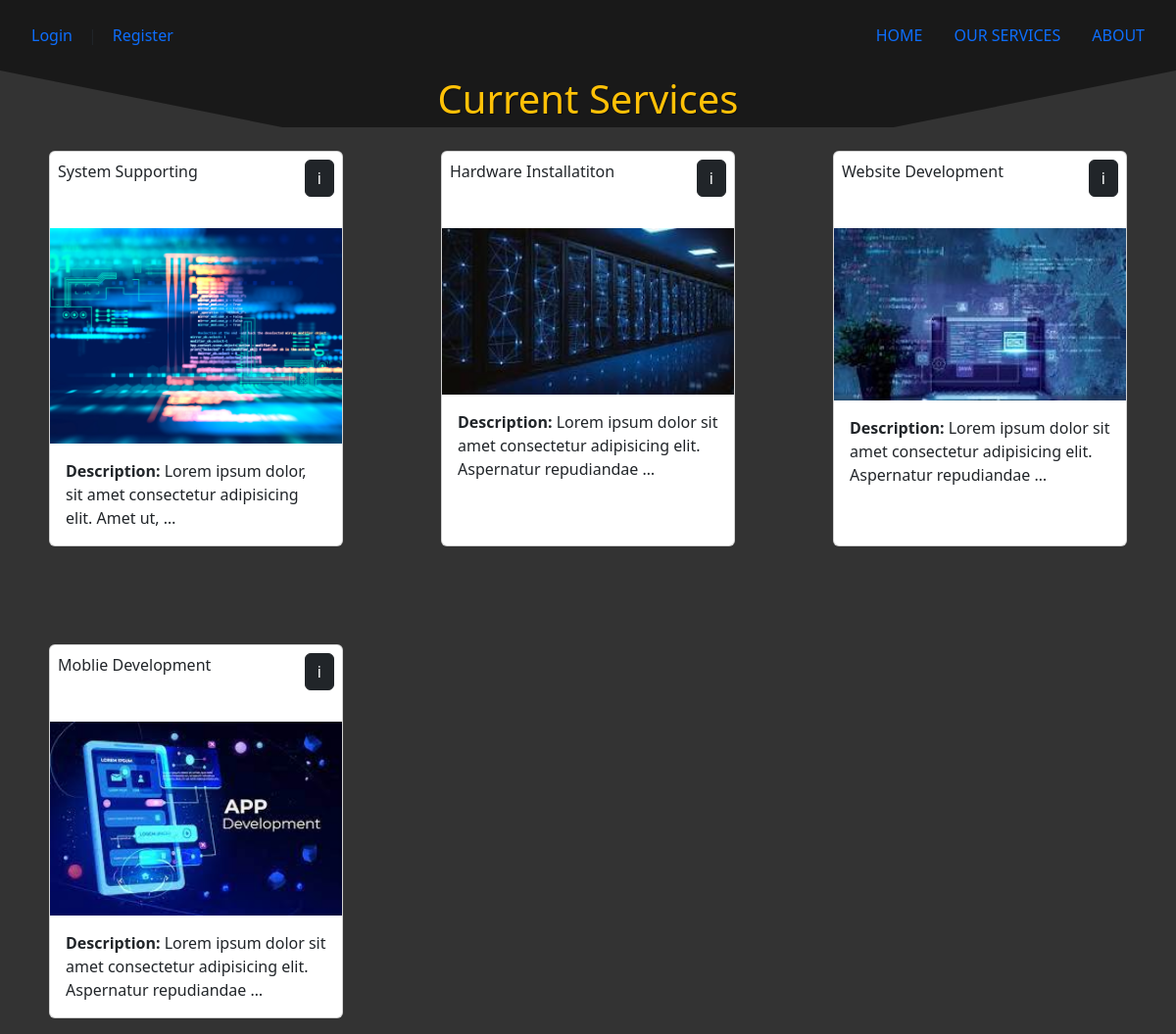
The page /current_services on the database its author committed.
### my_company/models.py (models this page shows, shortened)
class Service(models.Model):
    title = models.CharField(max_length=100)
    description = models.TextField()
    image = models.ImageField(upload_to='service_images/')
    timestamp = models.DateTimeField(auto_now_add=True)

### my_company/views.py (the view)
# urls.py: path('current_services',views.current_services,name='current_services'),
def current_services(request):
    services = Service.objects.all()
    return render(request,'my_company/current_services.html',{
        'services':services
    })

### my_company/templates/my_company/current_services.html (shortened to what this page needs)
{% extends 'my_company/layout.html' %}
{% block body %}
    <h1 id="services_page" class="text-center text-warning" style="text-shadow: 1px 1px 1px rgba(0,0,0,0.5);background-color: rgba(0,0,0,0.5);clip-path: polygon(0 0, 100% 0, 76% 100%, 24% 100%);padding:5px;">Current Services</h1>
    <div id="service_body" class="p-3">
        {% if services %}
            <div class="row d-flex justify-content-center" id="service-div-parent">
                <div class="col col-md-6" id="services-div">
                    {% for service in services %}
                    <div class="card cards">
                        <div class="card-title p-2 d-flex justify-content-between">
                            {{service.title}}
                            <p class="btn btn-dark" data-info-id="{{service.id}}">i</p>
                        </div>
                        <img src="/media/{{service.image}}" alt="{{service.title}}">
                        <div class="card-body">
                            <span><b>Description: </b></span>{{service.description|truncatewords:10}}
                        </div>
                    </div>
                {% endfor %}
                </div>
            </div>
        {% else %}
            <div class="mt-5 pt-5 pb-5" style="background-color: rgba(0,0,0,0.8);">
                <h1 class="text-center text-warning">No Services At The Moment</h1>
            </div>
        {% endif %}
    </div>
{% endblock %}

### my_company/templates/my_company/layout.html (shortened to what this page needs)
{% load static %}
<!DOCTYPE html>
<html lang="en">
<head>
    <link href="https://cdn.jsdelivr.net/npm/bootstrap@5.3.2/dist/css/bootstrap.min.css" rel="stylesheet">
    <link rel="stylesheet" href="{% static 'my_company/styles.css' %}">
</head>
<body style="width: 100vw; height: 100vh;">
    <main>
        <div id="navigation-bar" class="nav p-3" style="background-color: rgba(0,0,0,0.5);">
           <div class="profile d-flex align-items-center">
                {% if user.is_authenticated %}
                    <div id="username" class="username text-light fs-3 bg-primary border p-1">
                        {{user.username|upper}}
                    </div>
                    <a class="nav-link" href="{% url 'logout' %}">Logout</a>
                {% else %}
                    <div class="d-flex align-items-center">
                        <a class="nav-link" href="{% url 'login' %}">Login</a> |
                        <a class="nav-link" href="{% url 'register' %}">Register</a>
                    </div>
                {% endif %}
           </div>
           <div id="nav-buttons" class="nav-buttons d-flex">
                <a class="nav-link" href="{% url 'index' %}">HOME</a>
                {% if user.is_staff %}
                    <a class="nav-link" href="{% url 'employees' %}">EMPLOYEES</a>
                    <a class="nav-link" href="{% url 'current_services' %}">CURRENT SERVICES</a>
                {% else %}
                    <a class="nav-link" href="{% url 'current_services' %}">OUR SERVICES</a>
                {% endif %}
                <a class="nav-link" href="{% url 'about' %}">ABOUT</a>
           </div>
        </div>
        <div id="bodyId">
            {% block body %}
            {% endblock %}
        </div>
    </main>
</body>
</html>

### my_company/static/my_company/styles.css (style rules this page uses)
body { margin: 0; padding: 0; box-sizing: border-box; }
.cards { width: 300px; }
#navigation-bar { position: sticky; top: 0; z-index: 999; display: flex; justify-content: space-between; align-items: center; }
#services-div { display: grid; justify-content: center; grid-template-columns: 1fr 1fr 1fr; gap: 100px; }

### rows shown on the page
Service: title "System Supporting", image (picture), description "Lorem ipsum dolor, sit amet consectetur adipisicing elit. Amet ut, …"
Service: title "Hardware Installatiton", image (picture), description "Lorem ipsum dolor sit amet consectetur adipisicing elit. Aspernatur repudiandae …"
Service: title "Website Development", image (picture), description "Lorem ipsum dolor sit amet consectetur adipisicing elit. Aspernatur repudiandae …"
Service: title "Moblie Development", image (picture), description "Lorem ipsum dolor sit amet consectetur adipisicing elit. Aspernatur repudiandae …"
